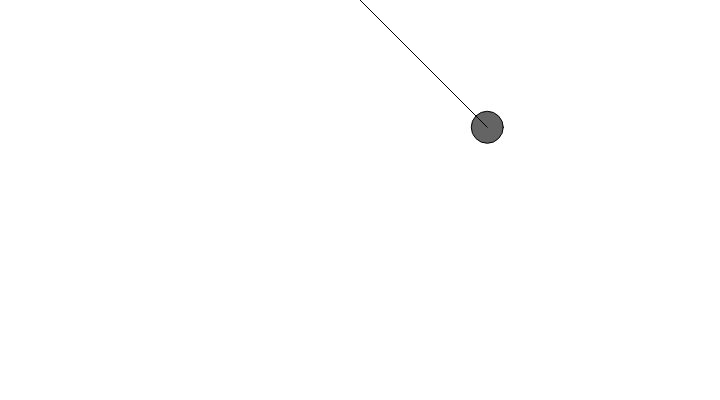
Frame 1 (no input)
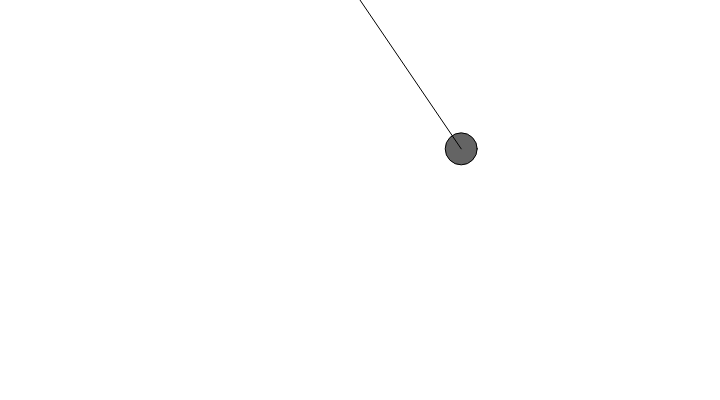
Frame 60 (no input)
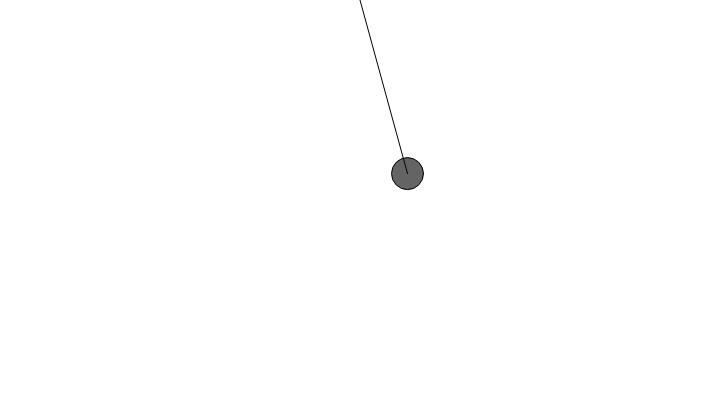
Frame 120 (the mouse pressed at the canvas centre since frame 60)

The p5.js sketch that drew these frames (run headless with seeded random() and noise() and a simulated clock; from frame 60 on, the mouse is pressed at the canvas centre):

// p5.js sketch
// ── sketch.js
function setup() {
  createCanvas(720, 400);

  length = 180;
  origin = createVector(width/2, 0);
  ball = new Ball(origin, length, PI/4);
}

function draw() {
  background(255);

  ball.display();
}
// ── ball.js
class Ball {
  constructor(origin, length, angle) {
    this.origin = origin;
    this.length = length;
    this.angle = angle;
    this.radius = 32;

    this.mass = random(1, 5);
    
    this.position = createVector(
      this.origin.x + sin(this.angle) * this.length,
      this.origin.y + cos(this.angle) * this.length
    );

    this.aVel = 0.0;
    this.aAcc = 0.0;
  }

  go() {
    this.aAcc = -0.01 * sin(this.angle);

    this.angle += this.aVel;
    this.aVel += this.aAcc;

    this.aVel *= 0.99;

    this.position.x = this.origin.x + sin(this.angle) * this.length;
    this.position.y = this.origin.y + cos(this.angle) * this.length;
  }

  applyForce(force) {
    let finalForce = p5.Vector.div(force, this.mass);

    this.acceleration.add(finalForce);
  }

  update() {
    this.velocity.add(this.acceleration);
    this.position.add(this.velocity);

    this.acceleration.mult(0);
  }

  edges() {
    let radius = (this.radius * this.mass);

    if (this.position.x > width) {
      this.position.x = width;
      this.velocity.x *= -1;
    } else if (this.position.x < 0) {
      this.velocity.x *= -1;
      this.position.x = 0;
    }

    if (this.position.y > height) {
      this.position.y = height;
      this.velocity.y *= -1;
    }
  }

  display() {
    fill(100);
    circle(this.position.x, this.position.y, this.radius);
    line(this.origin.x, this.origin.y, this.position.x, this.position.y);
    
    this.go();
  }
}
